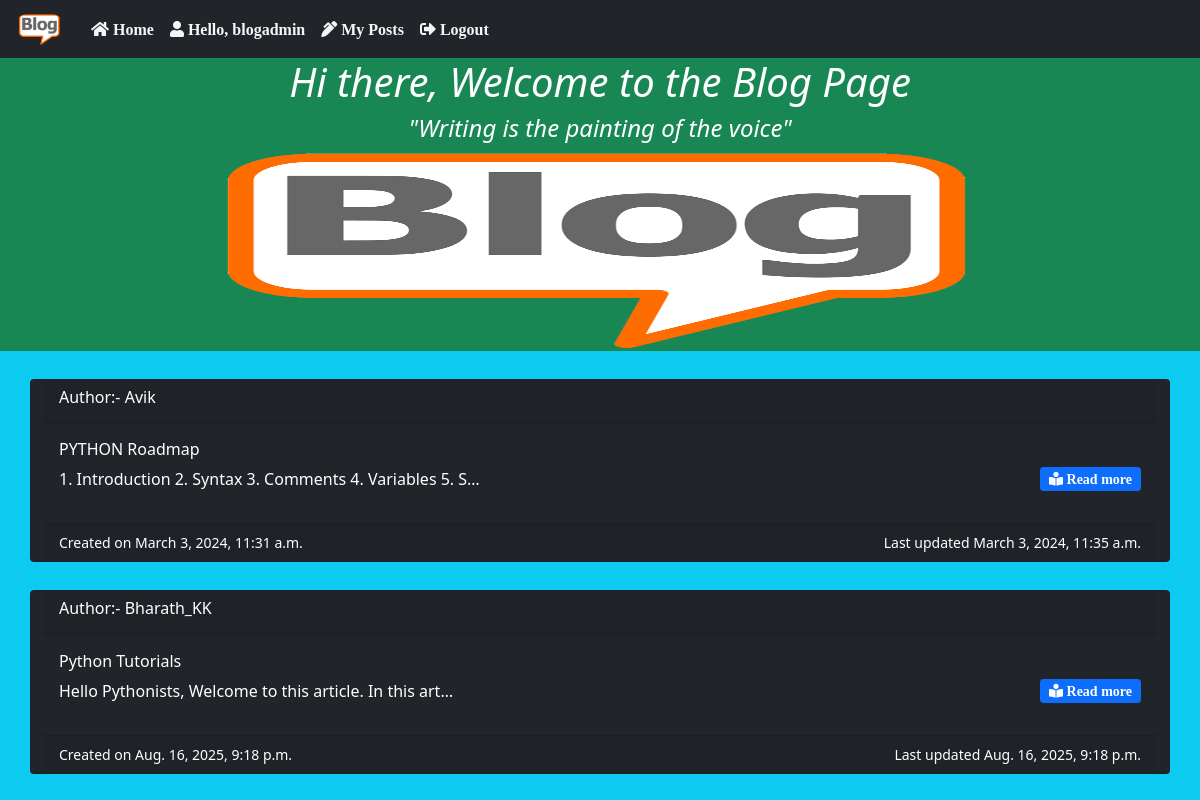
The app's page / (signed in) with its own data.
### blog_app/models.py (models this page shows, shortened)
class Post(models.Model):
    STATUS_CHOICES = (
    ('draft', 'Draft'),
    ('published', 'Published'),
    )
    title = models.CharField(max_length=250)
    author = models.ForeignKey(User,on_delete=models.CASCADE,related_name='blog_posts')
    body = models.TextField()
    publish = models.DateTimeField(default=timezone.now)
    created = models.DateTimeField(auto_now_add=True)
    updated = models.DateTimeField(auto_now=True)
    status = models.CharField(max_length=10,choices=STATUS_CHOICES,default='draft')
    class Meta:
        ordering = ('publish',)

### blog_app/views.py (the view)
# urls.py: 2. Add a URL to urlpatterns:  path('', views.home, name='home')
def home(request):
    posts = Post.objects.filter(status="published")
    return render(request,'home.html',{'posts':posts})

### templates/home.html (shortened to what this page needs)
{% extends "index.html" %}
{% block body %}
{% load static %}
<div class="jumbotron justify-content-around text-center bg-success text-white">
    <h1 class="fst-italic">Hi there, Welcome to the Blog Page</h1>
    <h4 class="fst-italic">"Writing is the painting of the voice"</h4>
    <img src="{% static 'images/Blog_pic.png' %}" style="height: 200px; width:1000px" alt="blog Logo">
</div>
{% for p in posts %}
<div class="container mt-1 ">
    {% if user.is_authenticated %}
    <div class="row justify-content-around ">
        <div class="card text-white bg-dark col-sm-12 mt-4">
            <div class="card-header">
                <h6>Author:- {{p.author}}</h6>
            </div>
            <div class="card-body">
                <h6 class="card-title">{{ p.title }}</h6>
                <p class="card-text float-start">{{ p.body | truncatechars:60 }}</p>
                <a href="{% url 'detail_post' p.id %}" class="btn btn-primary btn-sm float-end fas fa-book-reader"> Read
                    more</a>
            </div>
            <div class="card-footer">
                <small class="text-white float-start">Created on {{p.created}}</small>
                <small class="text-white float-end">Last updated {{p.updated}}</small>
            </div>
        </div>
    </div>
    {% endif %}
</div>
{% endfor %}
{% endblock body %}

### templates/index.html (shortened to what this page needs)
<!DOCTYPE html>
<html lang="en">
{% load static %}
<head>
    <link href="https://cdn.jsdelivr.net/npm/bootstrap@5.1.3/dist/css/bootstrap.min.css" rel="stylesheet">
    <link href="https://cdnjs.cloudflare.com/ajax/libs/font-awesome/5.15.4/css/all.min.css" rel="stylesheet">
</head>
<body class="bg-info">
    <nav class="navbar navbar-expand-sm bg-dark navbar-dark">
        <div class="container-fluid">
            <a class="navbar-brand" href="#"><img src="{% static 'images/Blog_pic.png' %}" alt="blog Logo"
                    style="width: 55px;" class="rounded-pill"></a>
            <div class=" navbar-collapse collapse navbar-responsive-collapse">
                <ul class="navbar-nav">
                    <li class="nav-item">
                        <a class="nav-link fas fa-home" style="color:whitesmoke" href="{% url 'home' %}"> Home</a>
                    </li>
                    {% if user.is_authenticated %}
                    <li class="nav-link fas fa-user" style="color:whitesmoke"> Hello, {{user.username}} </li>
                    <li class="nav-item ">
                        <a class="nav-link fa fa-pen-alt" style="color:whitesmoke" href="{% url 'mypost' %}"> My
                            Posts</a>
                    </li>
                    <li class="nav-item ">
                        <a class="nav-link fa fa-sign-out-alt" style="color:whitesmoke" href="{% url 'logout' %}">
                            Logout</a>
                    </li>
                {% endif %}
            </div>
        </div>
    </nav>
    {% block body %}
    {% endblock body %}
</body>
</html>

### records on screen
Post: author "Avik", title "PYTHON Roadmap", body "1. Introduction 2. Syntax 3. Comments 4. Variables 5. S…", created "March 3, 2024, 11:31 a.m.", updated "March 3, 2024, 11:35 a.m."
Post: author "Bharath_KK", title "Python Tutorials", body "Hello Pythonists, Welcome to this article. In this art…", created "Aug. 16, 2025, 9:18 p.m.", updated "Aug. 16, 2025, 9:18 p.m."

### other values on screen
{{ user.username }} "blogadmin"
